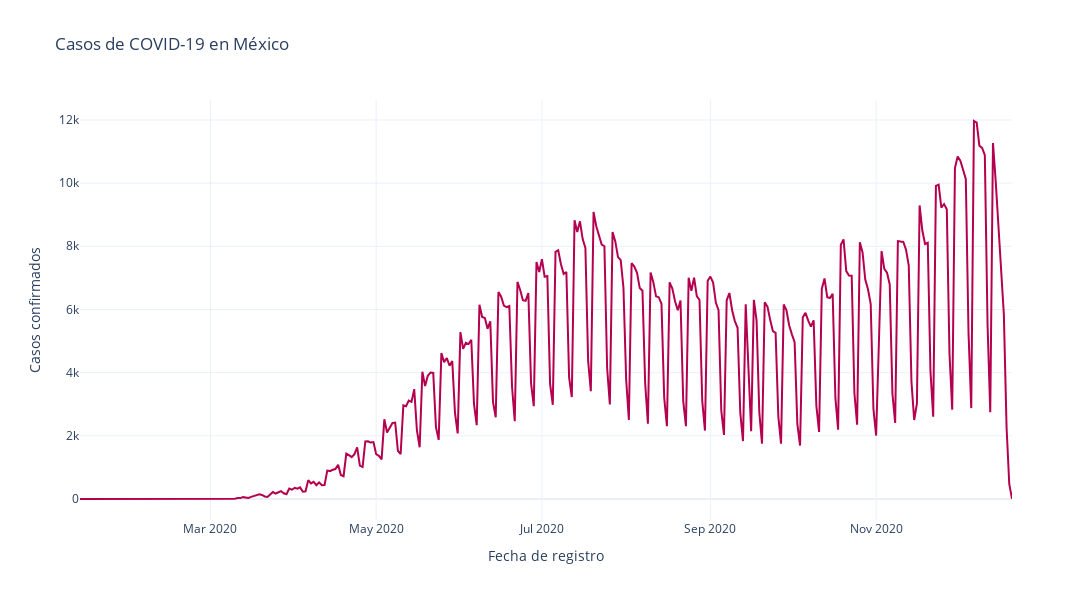
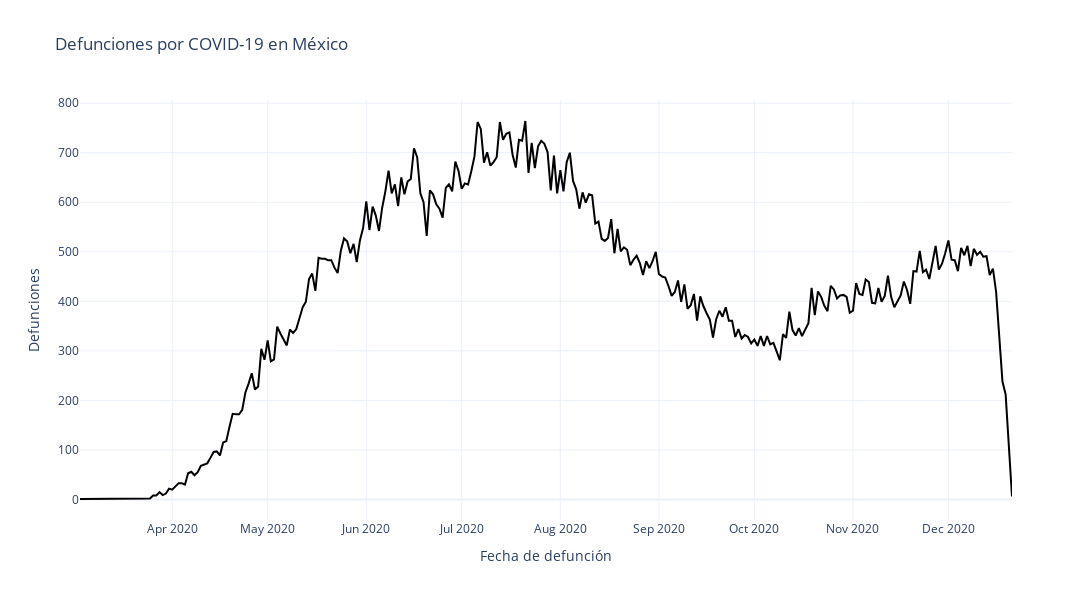

Write notebook code for charts like these, in order.
### Code cell
# Ploting each line in different figures ...
def plotCases(abscisa, ordenada, x_title, y_title, g_title, paint ):
    fig_1 = px.line( x = abscisa, y = ordenada, title = g_title, width = 1500, height = 600) # labels parameter can be added with a dict

    fig_1.update_traces(marker = dict(color = paint), line = dict(color = paint, width = 2))
    fig_1.update_xaxes(showgrid = True, title = x_title)
    fig_1.update_yaxes(showgrid = True, title = y_title)
    fig_1.show()
    
plotCases(confirmados_por_fecha["fecha_ingreso"], confirmados_por_fecha["confirmados"], 
        "Fecha de registro", "Casos confirmados", "Casos de COVID-19 en México","#b4004e")
plotCases(defunciones_por_fecha["fecha_defuncion"], defunciones_por_fecha["defunciones"], 
        "Fecha de defunción", "Defunciones", "Defunciones por COVID-19 en México" , "black")
# plotCases(sospechosos_por_fecha["fecha_sintomas"],sospechosos_por_fecha["sospechosos"], 
#         "Fecha del inicio de sintomas", "Casos sospechosos", "Casos sospechosos de COVID-19 en México", "#c67c00")

### Figure 1 — Plotly figure (JSON) as saved in the notebook; plotly's stock layout.template omitted (floating-point values rounded to 4 significant figures; data arrays with more than 128 entries replaced by an {"elided": "..."} marker saying what was removed)
{"data": [{"hovertemplate": "x=%{x}<br>y=%{y}<extra></extra>", "legendgroup": "", "line": {"color": "#b4004e", "dash": "solid", "width": 2}, "marker": {"color": "#b4004e"}, "mode": "lines", "name": "", "orientation": "v", "showlegend": false, "type": "scatter", "x": {"elided": "303 str values"}, "xaxis": "x", "y": {"elided": "303 int values"}, "yaxis": "y"}], "layout": {"height": 600, "legend": {"tracegroupgap": 0}, "title": {"text": "Casos de COVID-19 en México"}, "width": 1500, "xaxis": {"anchor": "y", "domain": [0, 1], "showgrid": true, "title": {"text": "Fecha de registro"}}, "yaxis": {"anchor": "x", "domain": [0, 1], "showgrid": true, "title": {"text": "Casos confirmados"}}}}

### Figure 2 — Plotly figure (JSON) as saved in the notebook; plotly's stock layout.template omitted (floating-point values rounded to 4 significant figures; data arrays with more than 128 entries replaced by an {"elided": "..."} marker saying what was removed)
{"data": [{"hovertemplate": "x=%{x}<br>y=%{y}<extra></extra>", "legendgroup": "", "line": {"color": "black", "dash": "solid", "width": 2}, "marker": {"color": "black"}, "mode": "lines", "name": "", "orientation": "v", "showlegend": false, "type": "scatter", "x": {"elided": "280 str values"}, "xaxis": "x", "y": {"elided": "280 int values"}, "yaxis": "y"}], "layout": {"height": 600, "legend": {"tracegroupgap": 0}, "title": {"text": "Defunciones por COVID-19 en México"}, "width": 1500, "xaxis": {"anchor": "y", "domain": [0, 1], "showgrid": true, "title": {"text": "Fecha de defunción"}}, "yaxis": {"anchor": "x", "domain": [0, 1], "showgrid": true, "title": {"text": "Defunciones"}}}}
